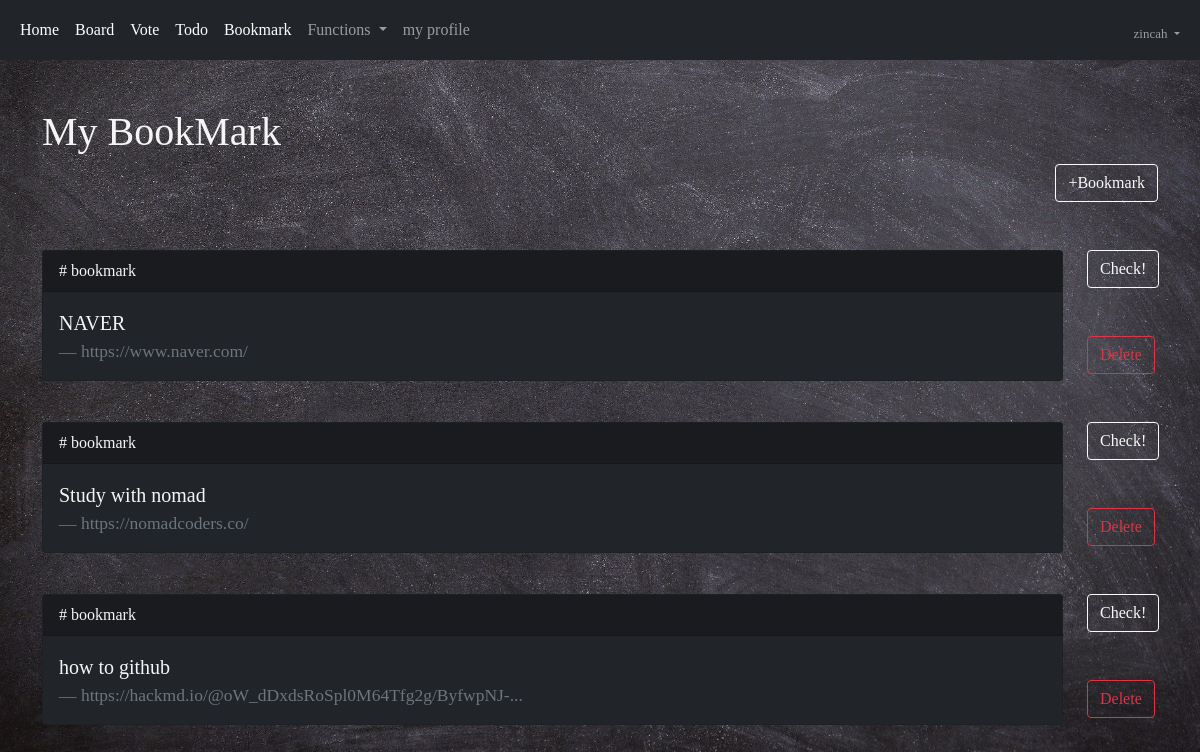
Screenshot of /book/ (signed in) with the database file from the repository.
### acc/models.py (models this page shows, shortened)
class User(AbstractUser):
    comment = models.TextField()
    nickname = models.CharField(max_length=30)
    email = models.EmailField()
    picture = models.ImageField(upload_to="usr")

### book/models.py (models this page shows, shortened)
class Book(models.Model):
    user = models.ForeignKey(User, on_delete=models.CASCADE)
    site_name = models.CharField(max_length=30)
    site_url = models.TextField()
    impo = models.BooleanField(default=False)
    ctime = models.DateTimeField()
    def surl(self):
        if len(self.site_url) > 50:
            return self.site_url[:50] + "..."
        return self.site_url

### book/views.py (the view)
# urls.py: path('', views.index, name="index"),
def index(request):
    b = Book.objects.all()
    context = {
        "book" : b,
    }
    return render(request, "book/index.html", context)

### template/book/index.html (shortened to what this page needs)
{% extends 'base.html' %}
{% block auth %}
<div class="container my-5">
    <div style="color:whitesmoke;">
        <h1>My BookMark</h1>
    </div>
    <div class="text-end">
        {% if book.count < 10 %}
        <button class="btn btn-outline-light" onclick="create()">+Bookmark</button>
        {% endif %}
    </div>
    <div class="row my-5">
        {% for i in book %}
            {% if i.user.username == user.username %}
                <div class="col-lg-11">
                    <a href="{{ i.site_url }}" target="_blank">
                        <div class="card" style="background-color: rgba(33, 37, 41); color:whitesmoke;">
                            <div style="background-color: rgba(21, 23, 24, 0.59);">
                                <div class="card-header">
                                    # bookmark
                                </div>
                            </div>
                            <div class="card-body">
                                <blockquote class="blockquote mb-0">
                                    <p>{{ i.site_name }} {% if i.impo == True %}🤍{% endif %}</p>
                                    <footer class="blockquote-footer">{{ i.surl }}</footer>
                                </blockquote>
                            </div>
                        </div>
                    </a>
                </div>
                <div class="col-lg-1">
                    <div>
                        {% if i.impo %}
                        <a href="{% url 'book:uncheck' i.id %}"><button class="btn btn-outline-light">Reset!</button></a>
                        {% else %}
                        <a href="{% url 'book:check' i.id %}"><button class="btn btn-outline-light">Check!</button></a>
                        {% endif %}
                        <a href="{% url 'book:delete' i.id %}"><button class="my-5 btn btn-outline-danger">Delete</button></a>
                    </div>
                </div>
            {% endif %}
        {% endfor %}
    </div>
</div>
{% endblock %}

### template/base.html (shortened to what this page needs)
<!doctype html>
<html lang="en">
  <head>
    <link href="https://cdn.jsdelivr.net/npm/bootstrap@5.1.3/dist/css/bootstrap.min.css" rel="stylesheet">
  </head>
  <body>
        {% if user.is_authenticated %}
        <nav class="navbar navbar-expand-lg navbar-dark bg-dark">
            <div class="container-fluid">
                <div class="collapse navbar-collapse" id="navbarSupportedContent">
                    <ul class="navbar-nav me-auto mb-2 mb-lg-0">
                        <li class="nav-item">
                            <a class="nav-link active" aria-current="page" href="{% url 'acc:index' %}">Home</a>
                        </li>
                        <li class="nav-item">
                            <a class="nav-link active" aria-current="page" href="{%url 'board:index' %}">Board</a>
                        </li>
                        <li class="nav-item">
                            <a class="nav-link active" aria-current="page" href="{%url 'vote:index' %}">Vote</a>
                        </li>
                        <li class="nav-item">
                            <a class="nav-link active" aria-current="page" href="{%url 'todo:index' %}">Todo</a>
                        </li>
                        <li class="nav-item">
                            <a class="nav-link active" aria-current="page" href="{%url 'book:index' %}">Bookmark</a>
                        </li>
                        <li class="nav-item dropdown">
                            <a class="nav-link dropdown-toggle" href="#" id="navbarDropdown" role="button" data-bs-toggle="dropdown" aria-expanded="false">
                              Functions
                            </a>
                        </li>
                        <li class="nav-item">
                            <a class="nav-link" href="{% url 'acc:profile' %}">my profile</a>
                        </li>
                    </ul>
                    <ul class="navbar-nav ms-auto mb-2 mb-lg-0">
                        <li class="nav-item dropdown mt-2" style="font-size: small;">
                            <a class="nav-link dropdown-toggle" href="#" id="navbarDropdown" role="button" data-bs-toggle="dropdown" aria-expanded="false">
                            {{ user.username }}
                            </a>
                        </li>
                    </ul>
                </div>
            </div>
        </nav>
            {% block auth %}
            {% endblock %}
        {% endif %}
  </body>
</html>

### template/base.html (style rules this page uses)
body { background-image: url('/media/base.jpg'); font-family: Comic Sans MS; background-size: cover; }

### template/book/index.html (style rules this page uses)
a { text-decoration: none; }

### rows the page displays
User: username "zincah"
Book: site_name "NAVER", surl "https://www.naver.com/", impo "Check!"
Book: site_name "Study with nomad", surl "https://nomadcoders.co/", impo "Check!"
Book: site_name "how to github", surl "https://hackmd.io/@oW_dDxdsRoSpl0M64Tfg2g/ByfwpNJ-...", impo "Check!"
